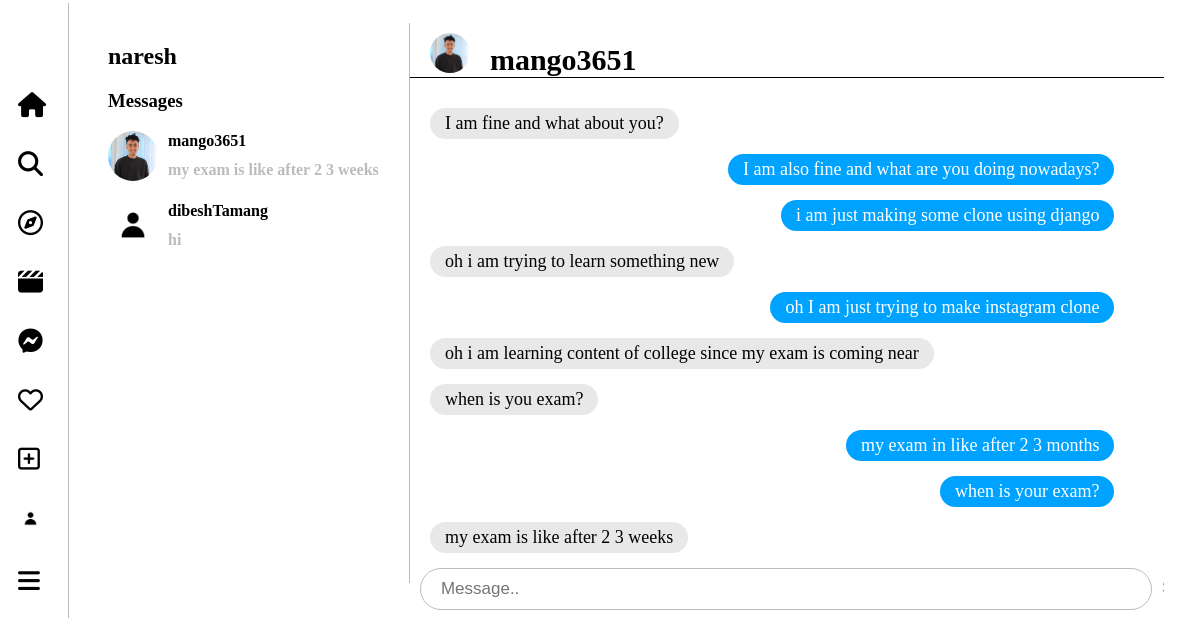
Screenshot of /chat/1/ (signed in) with the database file from the repository.
### user/models.py (models this page shows, shortened)
class Profile(models.Model):
    profile_img = models.ImageField(upload_to = "user/", default = "user/default.jpg")
    user = models.ForeignKey(User, on_delete=models.CASCADE)

class User(AbstractUser):
    fullname = models.CharField(max_length=150)
    is_verified = models.BooleanField(default = False)

### chat/models.py (models this page shows, shortened)
class Chat(models.Model):
    message = models.TextField()
    room = models.ForeignKey(Room, on_delete=models.CASCADE)
    created_at = models.DateTimeField(auto_now_add=True, blank=True)
    msg_from = models.ForeignKey(User, on_delete=models.CASCADE, related_name="msg_from", null = True)
    msg_to = models.ForeignKey(User, on_delete=models.CASCADE, related_name="msg_to", null= True)

### chat/views.py (the view)
# urls.py: path("<int:pk>/", views.chat_room, name = "chat-room"),
def chat_room(request, pk):
    room = Room.objects.filter(id = pk).first()
    user = request.user
    if room.user1 == user:
        another_user = room.user2
    else:
        another_user = room.user1
    another_profile = Profile.objects.filter(user = another_user).first()
    rooms = Room.objects.filter(Q(user1 = user) | Q(user2 = user))
    rooms_arr = []
    for single_room in rooms:
        chat = Chat.objects.filter(room = single_room).order_by("-id")
        if single_room.user1 == user:
            dedicated_user = single_room.user2
        else:
            dedicated_user = single_room.user1
        msg_profile = Profile.objects.filter(user = dedicated_user).first()
        value_dict = {}
        if chat:
            value_dict["id"] = dedicated_user.id
            value_dict["username"] = dedicated_user.username
            value_dict["profile_img"] = msg_profile.profile_img.url
            value_dict["last_message"] = chat[0].message
            rooms_arr.append(value_dict)
    print(rooms_arr)
    chats = Chat.objects.filter(room = room)
    profile = Profile.objects.filter(user = user).first()
    return render(request, "chat/chat_room.html", {"user": user, "profile": profile, "chats": chats, "rooms_arr": rooms_arr, "another_user": another_user, "another_profile": another_profile, "room": room})

### chat/templates/chat/chat_room.html (shortened to what this page needs)
{% extends "chat/chat_layout.html" %}{% block content %}
<div class="chat_main">
  <div class="chat_user_list">
    <div class="user_username"><h2>{{ user.username }}</h2></div>
    <div class="title_chat"><h3>Messages</h3></div>
    {% for rom in rooms_arr %}
    <a href = "{% url "check-room" rom.id %}" style = "text-decoration: none;"><div class="message_title">
      <div class="chatted_user_profile">
        <img src="{{rom.profile_img}}" />
      </div>
      <div class="chatted_user_username">
        <h4>{{ rom.username }}</h4>
        <h4
          style="
            text-weight: light;
            margin-top: -10px;
            color: rgb(189, 188, 188);
          "
        >
          {{ rom.last_message }}
        </h4>
      </div>
    </div></a>
    {% endfor %}
  </div>
  <div class="chat_list">
    <div class="heading_message">
      <div class="heading_message_photo">
        <img src="{{another_profile.profile_img.url}}" />
      </div>
      <div class="heading_message_username">{{ another_user.username }}</div>
    </div>
    <div class="chat_messages">
      {% for chat in chats %}
      {% if chat.msg_from != user %}
      <div class="friend-message">{{ chat.message }}</div>
      {% else %}
      <div class="own-message">{{ chat.message }}</div>
      {% endif %}
      {% endfor %}
    </div>
    <div class="message_input_div">
      <div class="msg_input_div">
        <input type="text" placeholder="Message.." id="message" />
      </div>
      <div class="submit_button"><button id = "send_data" type="button">Send</button></div>
    </div>
  </div>
</div>
{% endblock %}

### chat/templates/chat/chat_layout.html (shortened to what this page needs)
<!DOCTYPE html>
<html>
  <head>
    <link
      href="https://fonts.cdnfonts.com/css/instagram-sans-script"
      rel="stylesheet"
    />
  </head>
  <body>
    <div class="navbar">
      <div class="options">
        <div class="optionLists">
          <a href = "{% url 'home' %}" style = "text-decoration: none; color: black"><i class="fa-solid fa-house"></i></a>
        </div>
        <div class="optionLists">
          <a href = "{% url "search" %}" style="text-decoration: none; color: black"><i class="fa-solid fa-magnifying-glass"></i>
        </a>
        </div>
        <div class="optionLists">
          <i class="fa-regular fa-compass"></i>
        </div>
        <div class="optionLists">
          <i class="fa-solid fa-clapperboard"></i>
        </div>
        <div class="optionLists">
          <a href = "{% url "chat" %}" style="text-decoration: none; color: black"><i class="fa-brands fa-facebook-messenger"></i></a>
        </div>
        <div class="optionLists">
          <i class="fa-regular fa-heart"></i>
        </div>
        <div class="optionLists">
          <a href = "{% url "add-post" %}" style="text-decoration: none; color: black"><i class="fa-regular fa-square-plus"></i
          ></a>
        </div>
        <div class="optionLists">
          <a href = "{% url "profile" request.user.id %}" style="text-decoration: none; color: black"><img
            style="height: 25px; width: 25px; border-radius: 50%; z-index: -1"
            src="{{ profile.profile_img.url }}"
          /></a>
        </div>
        <div onclick="showMore()" class="optionLists">
          <i class="fa-solid fa-bars"></i>
        </div>
      </div>
    </div>
    <div class="other-posts">{% block content %}{% endblock %}</div>
  </body>
</html>

### chat/templates/chat/chat_layout.html (style rules this page uses)
.navbar { width: 50px; float: left; border-right: 1px rgb(189, 188, 188) solid; border-height: 100%; margin-top: -5px; padding-top: 5%; position: fixed; padding-left: 10px; }
.other-posts { margin-left: 50px; padding: 25px 50px; overflow: hidden; width: 85%; }
.options { margin-top: 20px; margin-left: -10px; }
.optionLists { font-size: 20px; font-weight: lighter; margin: 13px 0px; padding: 10px; cursor: pointer; margin-right: 10px; border-radius: 10px; }
.optionLists i { font-size: 25px; }

### chat/templates/chat/chat_room.html (style rules this page uses)
.chat_main { display: flex; width: 100%; }
.chat_user_list { width: 30%; border-right: 1px solid rgb(189, 188, 188); margin-top: -10px; height: 560px; overflow-y: scroll; overflow-x: hidden; }
.chat_list { width: 70%; text-align: center; }
.chatted_user_profile img { height: 50px; width: 50px; border-radius: 50%; }
.message_title { display: flex; cursor: pointer; }
.chatted_user_username { color: black; margin-top: -20px; margin-left: 10px; }
.heading_message { display: flex; width: 1000px; border-bottom: 1px solid black; }
.heading_message_photo img { margin-left: 20px; height: 40px; width: 40px; border-radius: 50%; }
.heading_message_username { font-size: 30px; font-weight: bold; margin-left: 20px; margin-top: 10px; }
.friend-message, .own-message { padding: 5px 15px 5px 15px; font-size: 18px; width: fit-content; word-break: break-all; text-align: left; border-radius: 30px; margin-bottom: 15px; }
.friend-message { background-color: #e8e8e8; margin-left: 20px; }
.own-message { margin-left: auto; background-color: rgb(0, 162, 255); color: white; }
.chat_messages { width: 100%; margin-top: 20px; height: 470px; overflow-y: auto; }
.message_input_div { display: flex; }
.msg_input_div input { padding: 10px; width: 700px; margin-left: 10px; border: rgb(189, 188, 188) 1px solid; padding-left: 20px; font-size: 17px; border-radius: 30px; }
.submit_button button { background: white; border: none; font-size: 17px; padding: 10px; color: rgb(0, 162, 255); }

### rows the page displays
Profile: profile_img (placeholder picture)
User: username "naresh"
User: username "mango3651", username "mango3651"
Chat: last_message "my exam is like after 2 3 weeks", message "my exam is like after 2 3 weeks"
User: username "dibeshTamang"
Chat: last_message "hi"
Profile: profile_img (picture)
Chat: message "I am fine and what about you?"
Chat: message "I am also fine and what are you doing nowadays?"
Chat: message "i am just making some clone using django"
Chat: message "oh i am trying to learn something new"
Chat: message "oh I am just trying to make instagram clone"
Chat: message "oh i am learning content of college since my exam is coming near"
Chat: message "when is you exam?"
Chat: message "my exam in like after 2 3 months"
Chat: message "when is your exam?"
